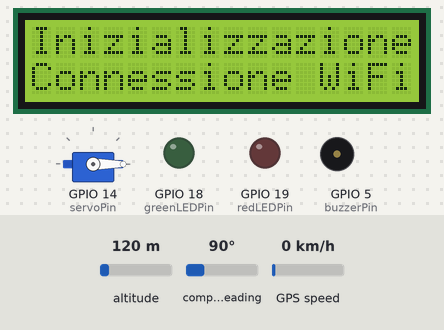
The sketch below on a simulated ESP32. Parts: servo, 16×2 character LCD, output pins drawn as LEDs (lit = HIGH), buzzer (waves = sounding, pin HIGH). Inputs (shaded band) come from the test bench; at power-on: altitude 120 m, compass heading 90°, GPS speed 0 km/h. WiFi joins after 1.5 s; servers stay silent unless stated; uploads are accepted with an empty reply; the GPS gets a fix after 3 s at 37.7749, -122.4194 with 8 satellites; what the sketch prints to the serial monitor is not drawn.

Above: at 0.1 s.
At 1.6 s:
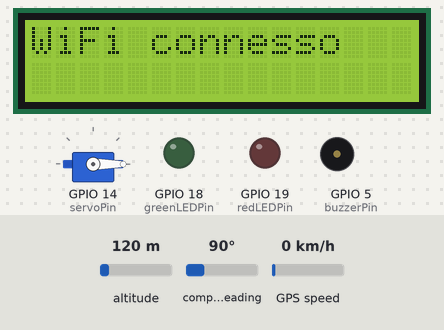
At 7.9 s:
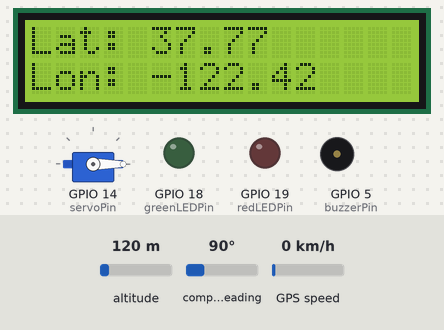

Measured:
- what the display in image 1 shows lasts 1.0 s, from 1.6 s to 2.6 s

The sketch:

denis.ino
```cpp
#include <WiFi.h>
#include <HTTPClient.h>
#include <TinyGPSPlus.h>
#include <SoftwareSerial.h>
#include <Servo.h>
#include <LiquidCrystal.h>

// Configurazione WiFi
const char* ssid = "NOME_RETE_WIFI";       // Sostituisci con il nome della tua rete WiFi
const char* password = "PASSWORD_WIFI";    // Sostituisci con la password della tua rete WiFi

// URL del backend PHP
const char* serverName = "http://rollo.altervista.com/api/update_location.php";

// Inizializzazione del modulo GPS
static const int RXPin = 16, TXPin = 17;
static const uint32_t GPSBaud = 9600;
TinyGPSPlus gps;
SoftwareSerial ss(RXPin, TXPin);

// Inizializzazione del servo motore
Servo lockServo;
const int servoPin = 14;
bool isLocked = true;

// Inizializzazione del buzzer e dei LED
const int buzzerPin = 5;
const int greenLEDPin = 18;
const int redLEDPin = 19;

// Inizializzazione del display LCD (16x2)
const int rs = 21, en = 22, d4 = 23, d5 = 24, d6 = 25, d7 = 26;
LiquidCrystal lcd(rs, en, d4, d5, d6, d7);

// Variabili per la gestione del tempo
unsigned long previousMillis = 0;
const long interval = 5000; // Intervallo di 5 secondi

void setup() {
  // Inizializzazione della comunicazione seriale
  Serial.begin(115200);
  ss.begin(GPSBaud);

  // Inizializzazione dei pin
  pinMode(buzzerPin, OUTPUT);
  pinMode(greenLEDPin, OUTPUT);
  pinMode(redLEDPin, OUTPUT);

  // Inizializzazione del servo motore
  lockServo.attach(servoPin);
  lockServo.write(0); // Stato iniziale: bloccato

  // Inizializzazione del display LCD
  lcd.begin(16, 2);
  lcd.print("Inizializzazione...");

  // Connessione alla rete WiFi
  WiFi.begin(ssid, password);
  lcd.setCursor(0, 1);
  lcd.print("Connessione WiFi");
  while (WiFi.status() != WL_CONNECTED) {
    delay(500);
    Serial.print(".");
  }
  lcd.clear();
  lcd.print("WiFi connesso");
  delay(1000);
  lcd.clear();
}

void loop() {
  // Lettura dei dati dal modulo GPS
  while (ss.available() > 0) {
    gps.encode(ss.read());
  }

  // Verifica se i dati GPS sono disponibili
  if (gps.location.isUpdated()) {
    float latitude = gps.location.lat();
    float longitude = gps.location.lng();

    // Invio dei dati al server
    if (WiFi.status() == WL_CONNECTED) {
      HTTPClient http;
      http.begin(serverName);
      http.addHeader("Content-Type", "application/x-www-form-urlencoded");

      // Creazione dei dati da inviare
      String httpRequestData = "latitude=" + String(latitude, 6) + "&longitude=" + String(longitude, 6);

      // Invio della richiesta POST
      int httpResponseCode = http.POST(httpRequestData);

      // Gestione della risposta del server
      if (httpResponseCode > 0) {
        String response = http.getString();
        Serial.println(httpResponseCode);
        Serial.println(response);

        // Analisi della risposta per determinare lo stato della bici
        if (response.indexOf("locked") >= 0 && !isLocked) {
          lockBike();
        } else if (response.indexOf("unlocked") >= 0 && isLocked) {
          unlockBike();
        }
      } else {
        Serial.print("Errore nella richiesta HTTP: ");
        Serial.println(httpResponseCode);
        errorSignal();
      }
      http.end();
    } else {
      Serial.println("WiFi non connesso");
      errorSignal();
    }

    // Aggiornamento del display LCD
    lcd.setCursor(0, 0);
    lcd.print("Lat: ");
    lcd.print(latitude, 2);
    lcd.setCursor(0, 1);
    lcd.print("Lon: ");
    lcd.print(longitude, 2);
  }

  // Attesa prima del prossimo aggiornamento
  delay(interval);
}

// Funzione per sbloccare la bici
void unlockBike() {
  lockServo.write(90); // Posizione di sblocco
  isLocked = false;
  successSignal();
  lcd.clear();
  lcd.print("Bici sbloccata");
  delay(1000);
  lcd.clear();
}

// Funzione per bloccare la bici
void lockBike() {
  lockServo.write(0); // Posizione di blocco
  isLocked = true;
  successSignal();
  lcd.clear();
  lcd.print("Bici bloccata");
  delay(1000);
  lcd.clear();
}

// Segnale di successo: suono positivo e LED verde
void successSignal() {
  tone(buzzerPin, 1000, 200); // Tono di 1000 Hz per 200 ms
  digitalWrite(greenLEDPin, HIGH);
  delay(200);
  digitalWrite(greenLEDPin, LOW);
}

// Segnale di errore: suono negativo e LED rosso
void errorSignal() {
  for (int i = 0; i < 2; i++) {
    tone(buzzerPin, 400, 150); // Tono di 400 Hz per 150 ms
    digitalWrite(redLEDPin, HIGH);
    delay(150);
    noTone(buzzerPin);
    digitalWrite(redLEDPin, LOW);
    delay(100);
  }
}
```

codiceFinale.ino
```cpp
/* #include <WiFi.h>
#include <HTTPClient.h>
#include <TinyGPS++.h>
#include <Wire.h>
#include <SoftwareSerial.h>

const char* ssid = "NomeRete";  // Nome della tua rete Wi-Fi
const char* password = "PasswordRete";  // Password della tua rete Wi-Fi

TinyGPSPlus gps;
SoftwareSerial ss(4, 5); // RX, TX per il modulo GPS Neo-6M

void setup() {
  Serial.begin(115200);
  ss.begin(9600);

  WiFi.begin(ssid, password);
  while (WiFi.status() != WL_CONNECTED) {
    delay(1000);
    Serial.println("Connessione alla rete Wi-Fi...");
  }
  Serial.println("Connesso alla rete Wi-Fi!");
}

void loop() {
  while (ss.available() > 0) {
    gps.encode(ss.read());
  }

  if (gps.location.isUpdated()) {
    float lat = gps.location.lat();
    float lng = gps.location.lng();

    HTTPClient http;
    String url = "http://<IP_SERVER>/insert_data.php?latitudine=" + String(lat, 6) + "&longitudine=" + String(lng, 6) + "&id_bicicletta=2001";
    http.begin(url);
    int httpCode = http.GET();

    if (httpCode > 0) {
      String payload = http.getString();
      Serial.println(payload);
    } else {
      Serial.println("Errore nella richiesta HTTP");
    }

    http.end();
  }

  delay(5000);  // Invia i dati ogni 5 secondi
}
*/
```
